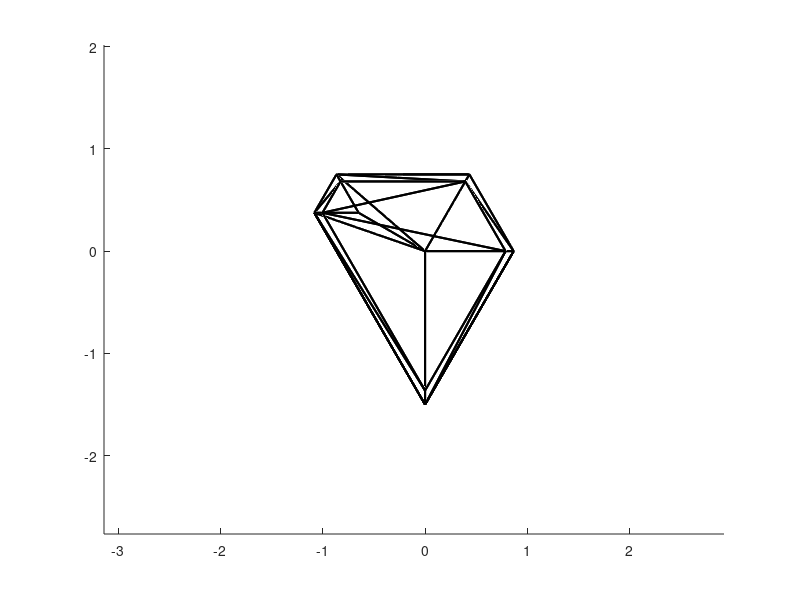

This chart was generated by the following MATLAB code:
clear; close all; clc;

vertex = [
-1.0825,0.3750,-1.6200;
-1.0825,0.3750,1.6200;
-1.0032,0.3750,1.7492;
-0.8660,0.7500,-1.6200;
-0.8660,0.7500,1.6200;
-0.8264,0.6813,1.7492;
-0.6495,0.3750,-2.3254;
0.0000,-1.5000,-1.6200;
-0.0000,-1.5000,1.6200;
0.0000,-1.3626,1.7492;
-0.0000,-0.0000,-3.0308;
0.3933,0.6813,1.7492;
0.4330,0.7500,-1.6200;
0.4330,0.7500,1.6200;
0.7867,-0.0000,1.7492;
0.8660,-0.0000,-1.6200;
0.8660,0.0000,1.6200;
];
face = [
12,13,16;
12,16,15;
3,4,12;
3,12,13;
0,1,4;
0,4,3;
0,7,8;
0,8,1;
7,15,16;
7,16,8;
11,14,16;
11,16,13;
4,5,11;
4,11,13;
1,2,5;
1,5,4;
1,8,9;
1,9,2;
8,16,14;
8,14,9;
10,12,15;
3,12,10;
3,10,6;
0,3,6;
0,6,10;
0,10,7;
7,10,15;
2,9,14;
2,14,11;
2,11,5;
];

figure(1); clf;
hold on;
axis equal;
for i = 1:size(face,1)
    v = vertex(face(i, :)+1, :);
    plot3([v(1,1), v(2,1)], [v(1,2), v(2,2)], [v(1,3), v(2,3)], ...
        'k', 'linewidth', 1.5);
    plot3([v(2,1), v(3,1)], [v(2,2), v(3,2)], [v(2,3), v(3,3)], ...
        'k', 'linewidth', 1.5);
    plot3([v(3,1), v(1,1)], [v(3,2), v(1,2)], [v(3,3), v(1,3)], ...
        'k', 'linewidth', 1.5);
end